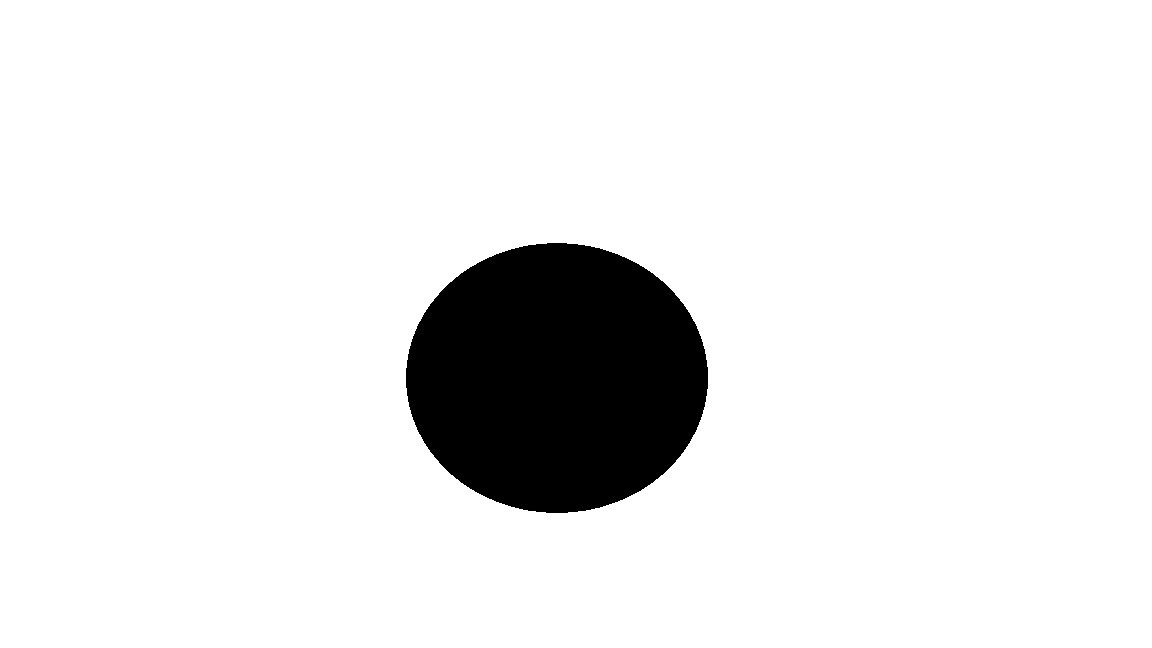
#> input picture CirclePic.jpg, 1152 x 648 px
$ python comparing_edge_detection.py CirclePic.jpg
#> lines starting #> are read from the running program, lines starting #| are printed output that depends on the picture
# Call this file with the image you want to parse as an argument in the CLI

import numpy
import matplotlib.pyplot as plt

from sys import argv
from skimage.io import imread, imsave
from skimage import filters, data
from skimage.util import compare_images
from skimage.color import rgb2gray, gray2rgb

# pull the file from command line
# # To do: learn GUI stuff
image = argv[1]
image = imread(image)
#> image is the input picture: shape (648, 1152, 3); min 0, max 255, mean 233.1

# grayscale to 2D array that ish
grey_image = rgb2gray(image)

# to call without needing to provide an argument every time.
edge_roberts = filters.roberts(grey_image)
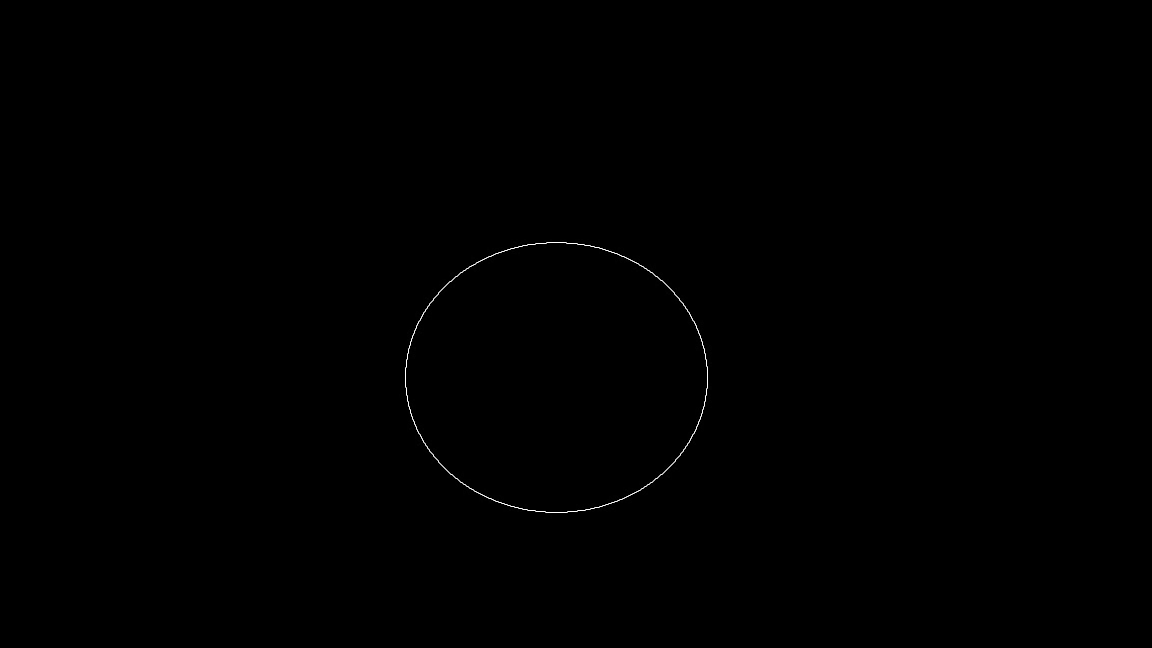
#> edge_roberts: shape (648, 1152) float64; min 0, max 1, mean 0.00132
edge_sobel = filters.sobel(grey_image)
edge_scharr = filters.scharr(grey_image)
edge_prewitt = filters.prewitt(grey_image)

# Plot them next to each other, on the same scale.
fig, axes = plt.subplots(nrows = 2, ncols = 2, sharex=True, sharey = True, figsize=(10,10))

# plot it in grayscale, label it with the edge operator being used
axes[0,0].imshow(edge_roberts, cmap=plt.cm.gray)
axes[0,0].set_title("Roberts")

axes[0,1].imshow(edge_sobel, cmap = plt.cm.gray)
axes[0,1].set_title("Sobel")

axes[1,0].imshow(edge_scharr, cmap=plt.cm.gray)
axes[1,0].set_title('Scharr')

axes[1,1].imshow(edge_prewitt, cmap=plt.cm.gray)
axes[1,1].set_title('Prewitt')

# Comment out if you want the numbers on the axes.
for ax in axes:
    for i in ax:
        i.axis('off')

# Show me the results, with less whitespace.
plt.tight_layout()
plt.show()
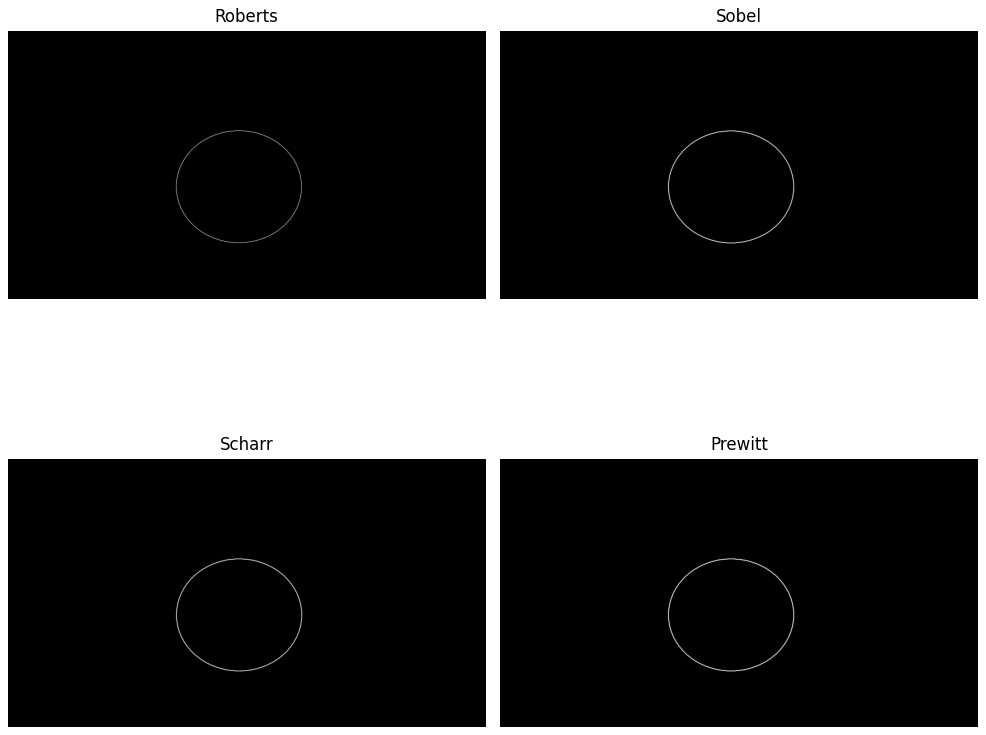
#> figure drawn by matplotlib, 4 panels

#mary

$ run again, on LargerCircle.jpg
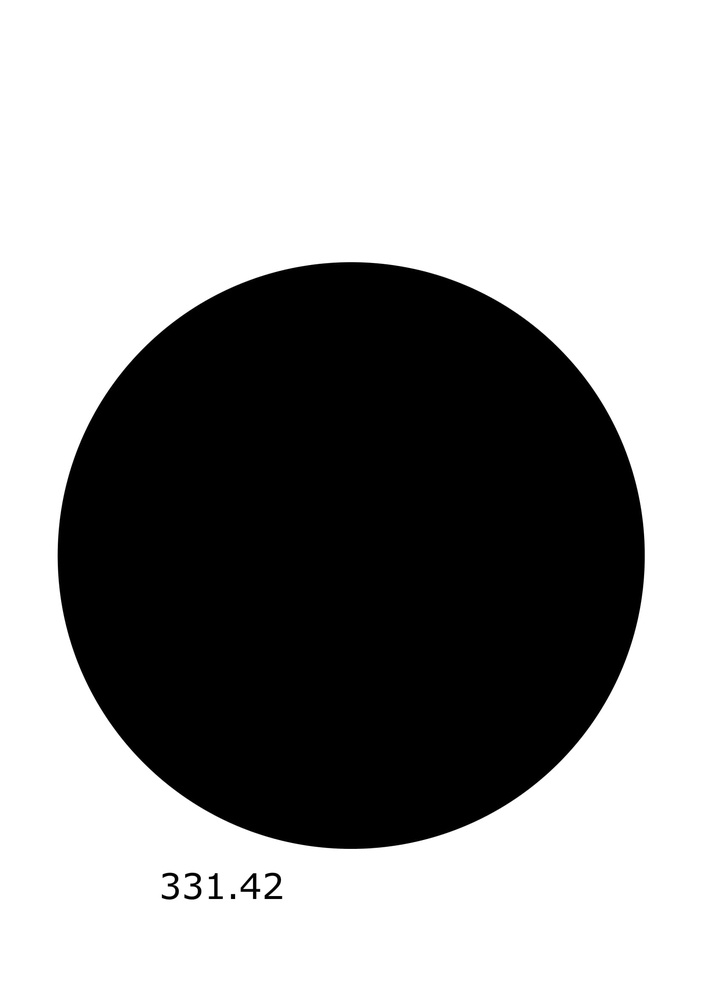
#> input picture LargerCircle.jpg, 707 x 998 px, shrunk from 1663 x 2349 before the run
#> image is the input picture: shape (998, 707); min 0, max 255, mean 156.9
#> `edge_roberts = filters.roberts(grey_image)`:
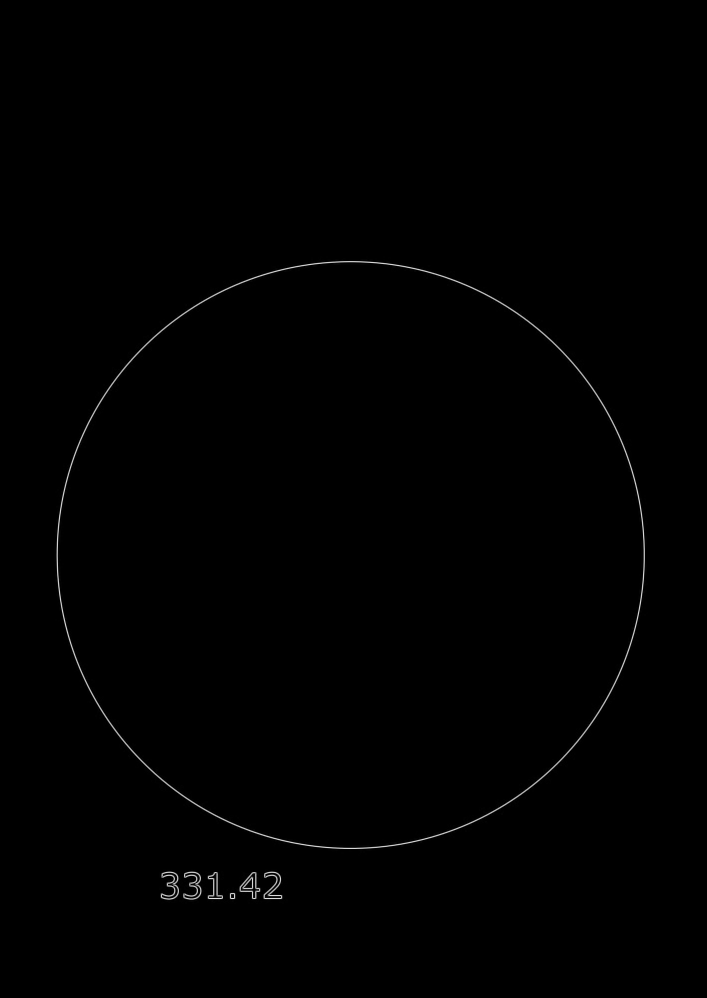
#> edge_roberts: shape (998, 707) float64; min 0, max 0.886, mean 0.00356
#> `plt.show()`:
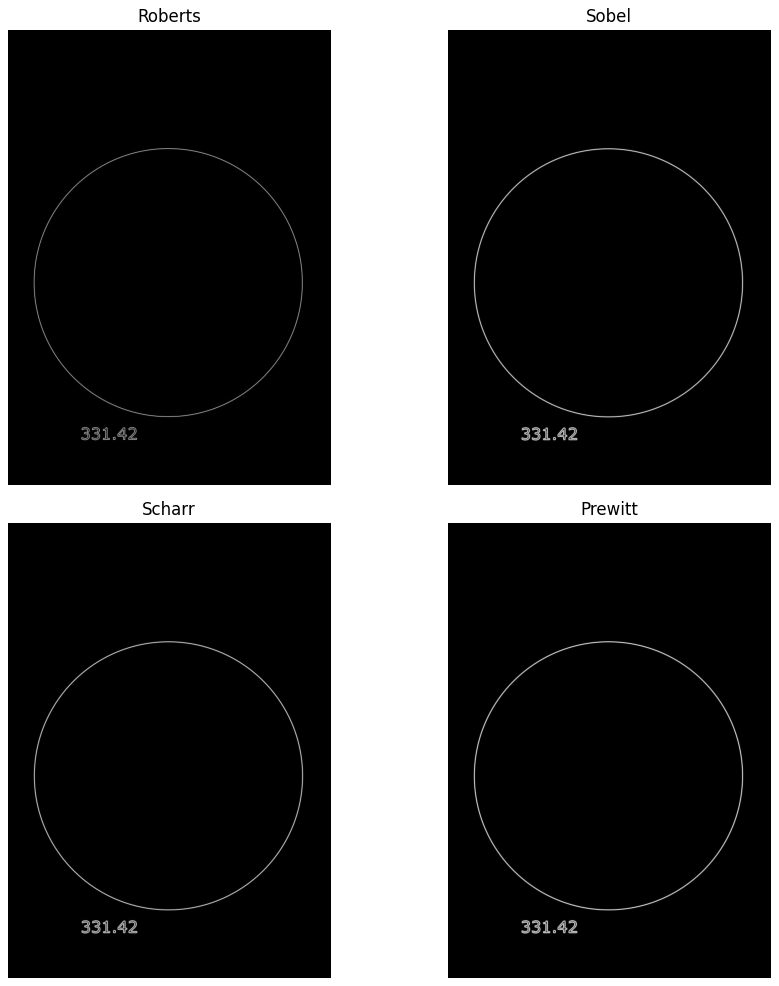
#> figure drawn by matplotlib, 4 panels
